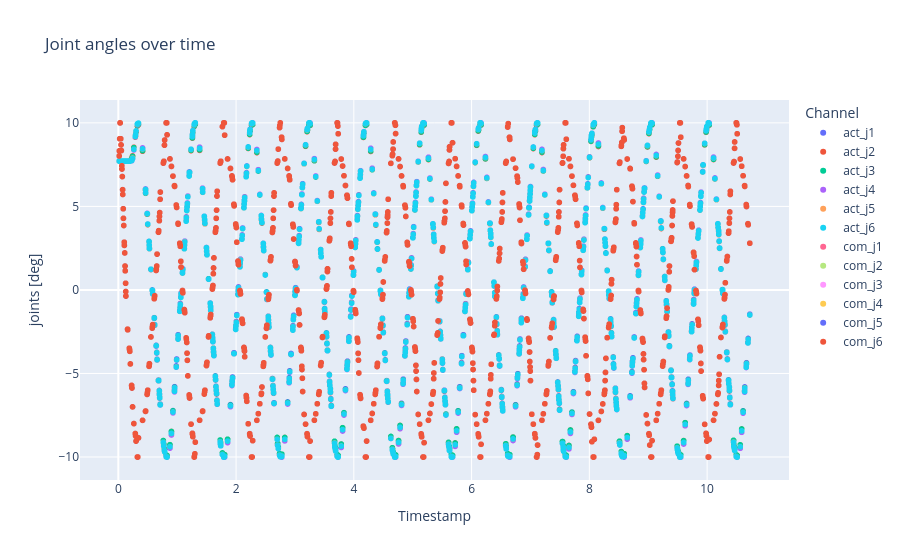

Source (notebook cell):
### Markdown cell above
Joint angles over time

### Code cell
# 1) DataFrame anlegen
df = pd.DataFrame({
    'timestamp': timestamps,
    'act_j1': act_j[:, 0],
    'act_j2': act_j[:, 1],
    'act_j3': act_j[:, 2],
    'act_j4': act_j[:, 3],
    'act_j5': act_j[:, 4],
    'act_j6': act_j[:, 5],
    'com_j1': com_j[:, 0],
    'com_j2': com_j[:, 1],
    'com_j3': com_j[:, 2],
    'com_j4': com_j[:, 3],
    'com_j5': com_j[:, 4],
    'com_j6': com_j[:, 5]
})

# 1) In Long-Form umwandeln
df_long = df.melt(
    id_vars='timestamp',
    value_vars=df.columns[1:],
    var_name='Channel',
    value_name='joints [deg]'
)

# 2) Plot bauen
fig = px.scatter(
    df_long,
    x='timestamp',
    y='joints [deg]',
    color='Channel',
    title="Joint angles over time",
    labels={'timestamp': 'Timestamp'}
)

# 3) Achsen anpassen
fig.update_xaxes(
    tickformat="%H:%M:%S\n%d-%m-%Y",
)

fig.show()

### Figure 1 — Plotly figure (JSON) as saved in the notebook; plotly's stock layout.template omitted (floating-point values rounded to 4 significant figures; data arrays with more than 128 entries replaced by an {"elided": "..."} marker saying what was removed)
{"data": [{"hovertemplate": "Channel=act_j1<br>Timestamp=%{x}<br>joints [deg]=%{y}<extra></extra>", "legendgroup": "act_j1", "marker": {"color": "#636efa", "symbol": "circle"}, "mode": "markers", "name": "act_j1", "showlegend": true, "type": "scattergl", "x": {"elided": "808 float values"}, "xaxis": "x", "y": {"elided": "808 float values"}, "yaxis": "y"}, {"hovertemplate": "Channel=act_j2<br>Timestamp=%{x}<br>joints [deg]=%{y}<extra></extra>", "legendgroup": "act_j2", "marker": {"color": "#EF553B", "symbol": "circle"}, "mode": "markers", "name": "act_j2", "showlegend": true, "type": "scattergl", "x": {"elided": "808 float values"}, "xaxis": "x", "y": {"elided": "808 float values"}, "yaxis": "y"}, {"hovertemplate": "Channel=act_j3<br>Timestamp=%{x}<br>joints [deg]=%{y}<extra></extra>", "legendgroup": "act_j3", "marker": {"color": "#00cc96", "symbol": "circle"}, "mode": "markers", "name": "act_j3", "showlegend": true, "type": "scattergl", "x": {"elided": "808 float values"}, "xaxis": "x", "y": {"elided": "808 float values"}, "yaxis": "y"}, {"hovertemplate": "Channel=act_j4<br>Timestamp=%{x}<br>joints [deg]=%{y}<extra></extra>", "legendgroup": "act_j4", "marker": {"color": "#ab63fa", "symbol": "circle"}, "mode": "markers", "name": "act_j4", "showlegend": true, "type": "scattergl", "x": {"elided": "808 float values"}, "xaxis": "x", "y": {"elided": "808 float values"}, "yaxis": "y"}, {"hovertemplate": "Channel=act_j5<br>Timestamp=%{x}<br>joints [deg]=%{y}<extra></extra>", "legendgroup": "act_j5", "marker": {"color": "#FFA15A", "symbol": "circle"}, "mode": "markers", "name": "act_j5", "showlegend": true, "type": "scattergl", "x": {"elided": "808 float values"}, "xaxis": "x", "y": {"elided": "808 float values"}, "yaxis": "y"}, {"hovertemplate": "Channel=act_j6<br>Timestamp=%{x}<br>joints [deg]=%{y}<extra></extra>", "legendgroup": "act_j6", "marker": {"color": "#19d3f3", "symbol": "circle"}, "mode": "markers", "name": "act_j6", "showlegend": true, "type": "scattergl", "x": {"elided": "808 float values"}, "xaxis": "x", "y": {"elided": "808 float values"}, "yaxis": "y"}, {"hovertemplate": "Channel=com_j1<br>Timestamp=%{x}<br>joints [deg]=%{y}<extra></extra>", "legendgroup": "com_j1", "marker": {"color": "#FF6692", "symbol": "circle"}, "mode": "markers", "name": "com_j1", "showlegend": true, "type": "scattergl", "x": {"elided": "808 float values"}, "xaxis": "x", "y": {"elided": "808 float values"}, "yaxis": "y"}, {"hovertemplate": "Channel=com_j2<br>Timestamp=%{x}<br>joints [deg]=%{y}<extra></extra>", "legendgroup": "com_j2", "marker": {"color": "#B6E880", "symbol": "circle"}, "mode": "markers", "name": "com_j2", "showlegend": true, "type": "scattergl", "x": {"elided": "808 float values"}, "xaxis": "x", "y": {"elided": "808 float values"}, "yaxis": "y"}, {"hovertemplate": "Channel=com_j3<br>Timestamp=%{x}<br>joints [deg]=%{y}<extra></extra>", "legendgroup": "com_j3", "marker": {"color": "#FF97FF", "symbol": "circle"}, "mode": "markers", "name": "com_j3", "showlegend": true, "type": "scattergl", "x": {"elided": "808 float values"}, "xaxis": "x", "y": {"elided": "808 float values"}, "yaxis": "y"}, {"hovertemplate": "Channel=com_j4<br>Timestamp=%{x}<br>joints [deg]=%{y}<extra></extra>", "legendgroup": "com_j4", "marker": {"color": "#FECB52", "symbol": "circle"}, "mode": "markers", "name": "com_j4", "showlegend": true, "type": "scattergl", "x": {"elided": "808 float values"}, "xaxis": "x", "y": {"elided": "808 float values"}, "yaxis": "y"}, {"hovertemplate": "Channel=com_j5<br>Timestamp=%{x}<br>joints [deg]=%{y}<extra></extra>", "legendgroup": "com_j5", "marker": {"color": "#636efa", "symbol": "circle"}, "mode": "markers", "name": "com_j5", "showlegend": true, "type": "scattergl", "x": {"elided": "808 float values"}, "xaxis": "x", "y": {"elided": "808 float values"}, "yaxis": "y"}, {"hovertemplate": "Channel=com_j6<br>Timestamp=%{x}<br>joints [deg]=%{y}<extra></extra>", "legendgroup": "com_j6", "marker": {"color": "#EF553B", "symbol": "circle"}, "mode": "markers", "name": "com_j6", "showlegend": true, "type": "scattergl", "x": {"elided": "808 float values"}, "xaxis": "x", "y": {"elided": "808 float values"}, "yaxis": "y"}], "layout": {"legend": {"title": {"text": "Channel"}, "tracegroupgap": 0}, "title": {"text": "Joint angles over time"}, "xaxis": {"anchor": "y", "domain": [0, 1], "tickformat": "%H:%M:%S\n%d-%m-%Y", "title": {"text": "Timestamp"}}, "yaxis": {"anchor": "x", "domain": [0, 1], "title": {"text": "joints [deg]"}}}}
